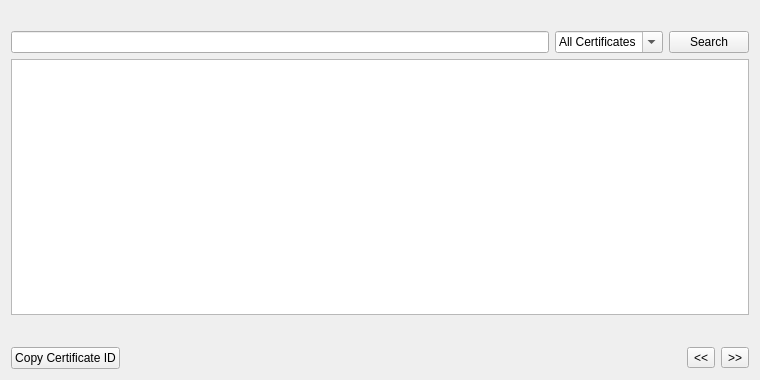
<?xml version="1.0" encoding="UTF-8"?>
<ui version="4.0">
 <class>CertListPage</class>
 <widget class="QWidget" name="CertListPage">
  <property name="geometry">
   <rect>
    <x>0</x>
    <y>0</y>
    <width>760</width>
    <height>380</height>
   </rect>
  </property>
  <property name="windowTitle">
   <string>Certificates</string>
  </property>
  <layout class="QVBoxLayout" name="verticalLayout">
   <item>
    <widget class="QLabel" name="labelExplanation">
     <property name="textFormat">
      <enum>Qt::PlainText</enum>
     </property>
     <property name="wordWrap">
      <bool>true</bool>
     </property>
    </widget>
   </item>
   <item>
    <layout class="QHBoxLayout" name="horizontalLayout_2">
     <item>
      <widget class="QLineEdit" name="lineEditCertSearch"/>
     </item>
     <item>
      <widget class="QComboBox" name="categoryEdit">
       <property name="minimumSize">
        <size>
         <width>100</width>
         <height>0</height>
        </size>
       </property>
       <property name="editable">
        <bool>true</bool>
       </property>
       <item>
        <property name="text">
         <string>All Certificates</string>
        </property>
       </item>
      </widget>
     </item>
     <item>
      <widget class="QPushButton" name="searchCert">
       <property name="maximumSize">
        <size>
         <width>16777215</width>
         <height>48</height>
        </size>
       </property>
       <property name="text">
        <string>Search</string>
       </property>
      </widget>
     </item>
    </layout>
   </item>
   <item>
    <widget class="QTableView" name="tableView">
     <property name="contextMenuPolicy">
      <enum>Qt::CustomContextMenu</enum>
     </property>
     <property name="toolTip">
      <string/>
     </property>
     <property name="tabKeyNavigation">
      <bool>false</bool>
     </property>
     <property name="alternatingRowColors">
      <bool>true</bool>
     </property>
     <property name="selectionMode">
      <enum>QAbstractItemView::SingleSelection</enum>
     </property>
     <property name="selectionBehavior">
      <enum>QAbstractItemView::SelectRows</enum>
     </property>
     <property name="sortingEnabled">
      <bool>true</bool>
     </property>
     <attribute name="verticalHeaderVisible">
      <bool>false</bool>
     </attribute>
    </widget>
   </item>
   <item>
    <layout class="QHBoxLayout" name="horizontalLayout_3">
     <item>
      <spacer name="horizontalSpacer_2">
       <property name="orientation">
        <enum>Qt::Horizontal</enum>
       </property>
       <property name="sizeHint" stdset="0">
        <size>
         <width>40</width>
         <height>20</height>
        </size>
       </property>
      </spacer>
     </item>
     <item>
      <widget class="QLabel" name="labelPage">
       <property name="text">
        <string/>
       </property>
      </widget>
     </item>
    </layout>
   </item>
   <item>
    <layout class="QHBoxLayout" name="horizontalLayout">
     <item>
      <widget class="QPushButton" name="copyCert">
       <property name="toolTip">
        <string>Copy the currently selected cert to the system clipboard</string>
       </property>
       <property name="text">
        <string>Copy Certificate ID</string>
       </property>
      </widget>
     </item>
     <item>
      <spacer name="horizontalSpacer">
       <property name="orientation">
        <enum>Qt::Horizontal</enum>
       </property>
       <property name="sizeHint" stdset="0">
        <size>
         <width>40</width>
         <height>20</height>
        </size>
       </property>
      </spacer>
     </item>
     <item>
      <widget class="QToolButton" name="prevButton">
       <property name="text">
        <string>&lt;&lt;</string>
       </property>
      </widget>
     </item>
     <item>
      <widget class="QToolButton" name="nextButton">
       <property name="text">
        <string>&gt;&gt;</string>
       </property>
      </widget>
     </item>
    </layout>
   </item>
  </layout>
 </widget>
 <resources>
  <include location="../gtacoin.qrc"/>
 </resources>
 <connections/>
</ui>
